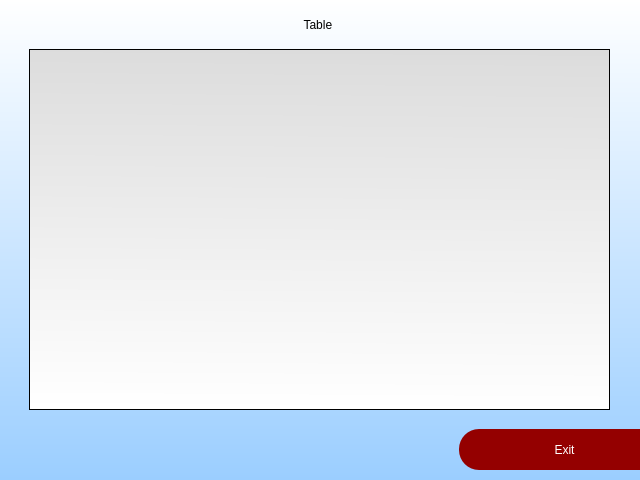
<?xml version="1.0" encoding="UTF-8"?>
<ui version="4.0">
 <class>Dialog</class>
 <widget class="QDialog" name="Dialog">
  <property name="windowModality">
   <enum>Qt::NonModal</enum>
  </property>
  <property name="geometry">
   <rect>
    <x>0</x>
    <y>0</y>
    <width>640</width>
    <height>480</height>
   </rect>
  </property>
  <property name="minimumSize">
   <size>
    <width>640</width>
    <height>480</height>
   </size>
  </property>
  <property name="maximumSize">
   <size>
    <width>640</width>
    <height>480</height>
   </size>
  </property>
  <property name="sizeIncrement">
   <size>
    <width>2</width>
    <height>2</height>
   </size>
  </property>
  <property name="contextMenuPolicy">
   <enum>Qt::DefaultContextMenu</enum>
  </property>
  <property name="windowTitle">
   <string>Table Display</string>
  </property>
  <property name="windowIcon">
   <iconset>
    <normaloff>icon.png</normaloff>icon.png</iconset>
  </property>
  <property name="statusTip">
   <string>gffth</string>
  </property>
  <property name="whatsThis">
   <string/>
  </property>
  <property name="modal">
   <bool>false</bool>
  </property>
  <property name="help" stdset="0">
   <string>Window</string>
  </property>
  <widget class="QWidget" name="widget" native="true">
   <property name="geometry">
    <rect>
     <x>-1</x>
     <y>-1</y>
     <width>641</width>
     <height>481</height>
    </rect>
   </property>
   <property name="sizePolicy">
    <sizepolicy hsizetype="Expanding" vsizetype="Expanding">
     <horstretch>0</horstretch>
     <verstretch>0</verstretch>
    </sizepolicy>
   </property>
   <property name="minimumSize">
    <size>
     <width>641</width>
     <height>481</height>
    </size>
   </property>
   <property name="sizeIncrement">
    <size>
     <width>2</width>
     <height>2</height>
    </size>
   </property>
   <property name="styleSheet">
    <string notr="true">QWidget#widget{
background-color: qlineargradient(spread:pad, x1:0.502793, y1:1, x2:0.503, y2:0, stop:0 rgba(155, 206, 255,255), stop:1 rgba(255, 255, 255, 255));
}</string>
   </property>
   <widget class="QTableWidget" name="tableWidget">
    <property name="geometry">
     <rect>
      <x>30</x>
      <y>50</y>
      <width>581</width>
      <height>361</height>
     </rect>
    </property>
    <property name="minimumSize">
     <size>
      <width>581</width>
      <height>361</height>
     </size>
    </property>
    <property name="sizeIncrement">
     <size>
      <width>2</width>
      <height>2</height>
     </size>
    </property>
    <property name="cursor" stdset="0">
     <cursorShape>PointingHandCursor</cursorShape>
    </property>
    <property name="mouseTracking">
     <bool>true</bool>
    </property>
    <property name="autoFillBackground">
     <bool>false</bool>
    </property>
    <property name="styleSheet">
     <string notr="true">background-color: qlineargradient(spread:pad, x1:0.506, y1:0, x2:0.494318, y2:1, stop:0 rgba(220, 220, 220, 255), stop:1 rgba(255, 255, 255, 255));
</string>
    </property>
    <property name="frameShape">
     <enum>QFrame::StyledPanel</enum>
    </property>
    <property name="editTriggers">
     <set>QAbstractItemView::NoEditTriggers</set>
    </property>
    <property name="alternatingRowColors">
     <bool>true</bool>
    </property>
    <property name="selectionMode">
     <enum>QAbstractItemView::SingleSelection</enum>
    </property>
    <property name="selectionBehavior">
     <enum>QAbstractItemView::SelectRows</enum>
    </property>
    <attribute name="horizontalHeaderVisible">
     <bool>true</bool>
    </attribute>
    <attribute name="horizontalHeaderCascadingSectionResizes">
     <bool>false</bool>
    </attribute>
    <attribute name="verticalHeaderVisible">
     <bool>false</bool>
    </attribute>
    <attribute name="verticalHeaderCascadingSectionResizes">
     <bool>false</bool>
    </attribute>
   </widget>
   <widget class="QPushButton" name="exit">
    <property name="geometry">
     <rect>
      <x>460</x>
      <y>430</y>
      <width>211</width>
      <height>41</height>
     </rect>
    </property>
    <property name="cursor">
     <cursorShape>PointingHandCursor</cursorShape>
    </property>
    <property name="layoutDirection">
     <enum>Qt::LeftToRight</enum>
    </property>
    <property name="styleSheet">
     <string notr="true">
background-color: rgb(148, 0, 0);
color: rgb(255, 255, 255);
border-radius:20px</string>
    </property>
    <property name="text">
     <string>Exit</string>
    </property>
   </widget>
   <widget class="QLabel" name="label">
    <property name="geometry">
     <rect>
      <x>30</x>
      <y>0</y>
      <width>581</width>
      <height>51</height>
     </rect>
    </property>
    <property name="whatsThis">
     <string/>
    </property>
    <property name="styleSheet">
     <string notr="true">
border-right-color: rgb(0, 0, 0);
border-left-color: rgb(0, 0, 0);</string>
    </property>
    <property name="text">
     <string>Table </string>
    </property>
    <property name="alignment">
     <set>Qt::AlignCenter</set>
    </property>
   </widget>
  </widget>
 </widget>
 <resources/>
 <connections/>
</ui>
